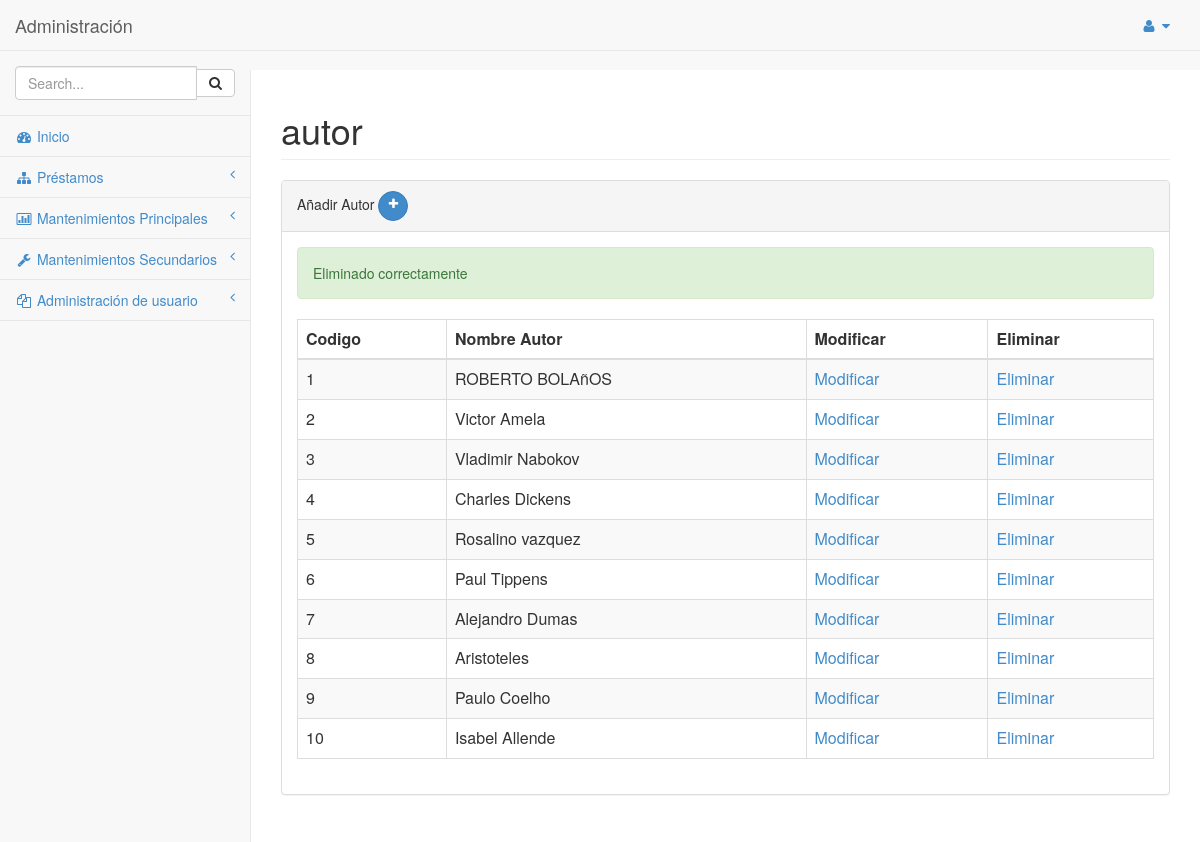
The app's page /SYSTEM/library_system/mantenimientos/principales/autores.php?codigo=1 (signed in) with its own data.
### tables this page shows
CREATE TABLE `autor` (
  `CODIGO_AUTOR` int(11) NOT NULL,
  `NOMBRE_AUTOR` varchar(45) DEFAULT NULL
);

### SYSTEM/library_system/clases/conexion/clDML.php (called while the page is built, shortened)
<?php
class clDML
{
    public function conectar($hostname, $username,$password, $database){
        $mysqli = new mysqli($hostname, $username,$password, $database);
        if ($mysqli -> connect_errno) {
        die( "Fallo la conexión a MySQL: (" . $mysqli -> mysqli_connect_errno()
        . ") " . $mysqli -> mysqli_connect_error());
        return $mysqli;
        }
        else{
            return $mysqli;
        }
    }
    public function get_list($query)
    {
        $connection = $this->conectar(DB_HOST,DB_USER,DB_PASS,DB_NAME,DB_CHARSET);
        $result = $connection->query($query);
        if($result){
            $users = $result->fetch_all(MYSQLI_ASSOC);
        }else{
            $users = [];
        }
        return $users;
    }
    public function guardar($query)
    {
       $connection = $this->conectar(DB_HOST,DB_USER,DB_PASS,DB_NAME,DB_CHARSET);
       $connection->query($query);
       $count = $connection->affected_rows;
       return $count;
	}
}
?>

### SYSTEM/library_system/clases/conexion/mto_autor.php (called while the page is built, shortened)
<?php
require_once "clDML.php";
class mto_autor extends clDML
{
    public function get_autor()
    {
        $query = "SELECT * FROM AUTOR";
        $conn = new clDML();
        $users = $conn->get_list($query);
        return $users;
    }
    public function eliminar_autor($id)
    {
        $query = "DELETE FROM AUTOR WHERE CODIGO_AUTOR = '".$id."';";
        $conn = new clDML();
        $result = $conn->guardar($query);
        return $result;
    }
}
?>

### SYSTEM/library_system/mantenimientos/principales/autores.php (the view, shortened to what this page needs)
<?php
require_once "../../clases/conexion/mto_autor.php";
require_once "../../clases/vista/mensajes.php";
   $clMto_autor = new mto_autor();
if(isset($_SESSION['usr']) && isset($_SESSION['cod_usr'])){
   $mdl = new mensajes();
   $codigo = "";
        if (isset($_GET['codigo'])) {
            $codigo = htmlspecialchars($_GET['codigo']);
            $resultado = $clMto_autor->eliminar_autor($codigo);
        }
}else{
    header('location: ../../login.php');
}
?>
<!DOCTYPE html>
<html>
<head>
    <link href="../../css/bootstrap.min.css" rel="stylesheet">
    <link href="../../font-awesome/css/font-awesome.css" rel="stylesheet">
    <link href="../../css/plugins/morris/morris-0.4.3.min.css" rel="stylesheet">
    <link href="../../css/plugins/timeline/timeline.css" rel="stylesheet">
    <link href="../../css/sb-admin.css" rel="stylesheet">
</head>
<body>
    <div id="wrapper">
        <nav class="navbar navbar-default navbar-fixed-top" role="navigation" style="margin-bottom: 0">
            <div class="navbar-header">
                <a class="navbar-brand" href="index.html">Administración</a>
            </div>
            <ul class="nav navbar-top-links navbar-right">
                <li class="dropdown">
                    <a class="dropdown-toggle" data-toggle="dropdown" href="#">
                        <i class="fa fa-user fa-fw"></i>  <i class="fa fa-caret-down"></i>
                    </a>
                </li>
            </ul>
           <div class="navbar-default navbar-static-side" role="navigation">
                <div class="sidebar-collapse">
                    <ul class="nav" id="side-menu">
                        <li class="sidebar-search">
                            <div class="input-group custom-search-form">
                                <input type="text" class="form-control" placeholder="Search...">
                                <span class="input-group-btn">
                                <button class="btn btn-default" type="button">
                                    <i class="fa fa-search"></i>
                                </button>
                            </span>
                            </div>
                        </li>
                       <?php include '../../menu.php';?>
                    </ul>
                </div>
            </div>
        </nav>
        <div id="page-wrapper">
            <div class="row">
                <div class="col-lg-12">
                    <h1 class="page-header">autor</h1>
                </div>
            </div>
            <div class="row">
                <div class="col-lg-12">
                    <div class="panel panel-default">
                        <div class="panel-heading">
                            Añadir Autor    <a class="btn btn-primary btn-circle" href="autor_ingresar.php"><i class="fa fa-plus"></i></a>
                        </div>
                        <div class="panel-body">
                            <?php
                            if(!empty($codigo)){
                                if($resultado == 1){
                                    $mensaje = "Eliminado correctamente";
                                    echo $mdl->iCompletado($mensaje);
                                }elseif ($resultado == 0) {
                                    $mensaje  = "No se pudo eliminar";
                                    echo $mdl->iError($mensaje);
                                }
                            }
                        ?>
                            <div class="table-responsive">
                                <table class="table table-striped table-bordered table-hover" id="dataTables-example">
                                     <thead>
                                        <tr>
                                            <th>Codigo</th>
                                            <th>Nombre Autor</th>
                                            <th>Modificar</th>
                                            <th>Eliminar</th>
                                        </tr>
                                    </thead>
                                     <?php
                                        $a_users = $clMto_autor->get_autor();
                                        foreach ($a_users as $row): ?>
                                            <tr>
                                                <td><?php echo $row['CODIGO_AUTOR']; ?></td>
                                                <td><?php echo $row['NOMBRE_AUTOR']; ?></td>
                                                <td><a href="autor_ingresar.php?codigo=<?php echo $row['CODIGO_AUTOR']; ?>">Modificar</a></td>
                                                <td><a href="autores.php?codigo=<?php echo $row['CODIGO_AUTOR']; ?>">Eliminar</a></td>
                                            </tr>
                                    <?php endforeach ?>
                                </table>
                            </div>
                        </div>
                    </div>
                </div>
            </div>
        </div>
    </div>
</body>
</html>

### SYSTEM/library_system/css/sb-admin.css (style rules this page uses)
body { padding-top: 100px; background-color: #f8f8f8; }
@media (min-width:768px) { body { padding-top: 50px; } }
#wrapper { width: 100%; }
#page-wrapper { padding: 0 15px; min-height: 568px; background-color: #fff; }
@media (min-width:768px) { #page-wrapper { position: inherit; margin: 0 0 0 250px; padding: 0 30px; min-height: 1300px; border-left: 1px solid #e7e7e7; } }
.navbar-top-links li { display: inline-block; }
.navbar-top-links li:last-child { margin-right: 15px; }
.navbar-top-links li a { padding: 15px; min-height: 50px; }
.navbar-static-side ul li { border-bottom: 1px solid #e7e7e7; }
.sidebar-search { padding: 15px; }
@media (min-width:768px) { .navbar-static-side { z-index: 1; position: absolute; width: 250px; margin-top: 51px; } }
.btn-circle { width: 30px; height: 30px; padding: 6px 0; border-radius: 15px; text-align: center; font-size: 12px; line-height: 1.428571429; }

### records on screen
autor: CODIGO_AUTOR "1", NOMBRE_AUTOR "ROBERTO BOLAñOS"
autor: CODIGO_AUTOR "2", NOMBRE_AUTOR "Victor Amela"
autor: CODIGO_AUTOR "3", NOMBRE_AUTOR "Vladimir Nabokov"
autor: CODIGO_AUTOR "4", NOMBRE_AUTOR "Charles Dickens"
autor: CODIGO_AUTOR "5", NOMBRE_AUTOR "Rosalino vazquez"
autor: CODIGO_AUTOR "6", NOMBRE_AUTOR "Paul Tippens"
autor: CODIGO_AUTOR "7", NOMBRE_AUTOR "Alejandro Dumas"
autor: CODIGO_AUTOR "8", NOMBRE_AUTOR "Aristoteles"
autor: CODIGO_AUTOR "9", NOMBRE_AUTOR "Paulo Coelho"
autor: CODIGO_AUTOR "10", NOMBRE_AUTOR "Isabel Allende"

### other values on screen
$mensaje "Eliminado correctamente"
